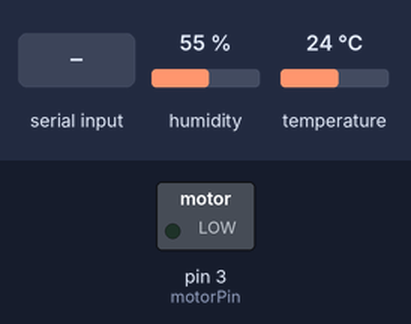
Recording of a sketch running on a simulated Arduino Uno, built with avr-gcc and run on an emulated ATmega328P. On the bench: switched loads named in the sketch (green lamp = pin HIGH). The inputs (shaded band) are chosen by the test bench; at power-on: humidity 55 %, temperature 24 °C. What the sketch prints to the serial monitor is not drawn.

Above: at 1.2 s.
1.3 s: "1" received over Serial
At 1.6 s:
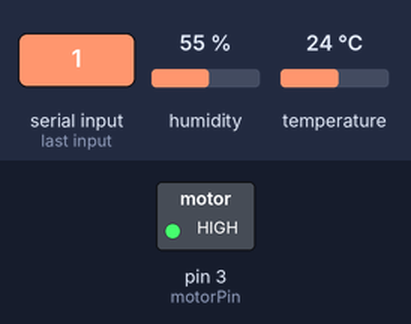
2.8 s: "0" received over Serial
At 3.8 s:
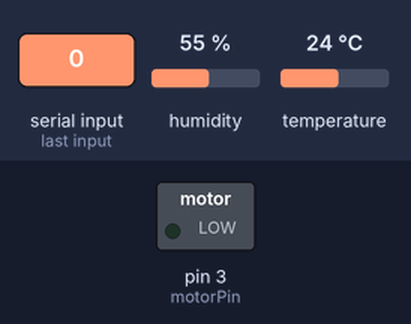
Timing chart, 0 to 5.8 s (numbered marks = the images above; inputs shaded):
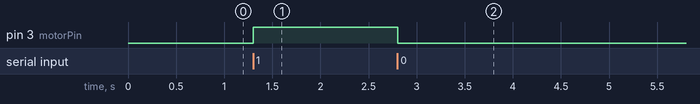

Measured:
- after the input at 1.3 s, pin 3 (motorPin): LOW → HIGH at once
- after the input at 2.8 s, pin 3 (motorPin): HIGH → LOW at once

The sketch:

SmartPlantCare.ino
```cpp
#include <DHT.h>

#define DHTPIN 2      // Pin where the humidity sensor is connected
#define DHTTYPE DHT11  // DHT11 or DHT22, depending on your sensor

int motorPin = 3;  // Pin to control the water motor

DHT dht(DHTPIN, DHTTYPE);

void setup() {
  pinMode(motorPin, OUTPUT);
  Serial.begin(9600);
  dht.begin();
}

void loop() {
   // Delay to stabilize sensor readings

  float humidity = dht.readHumidity();

  // Check if there is Bluetooth data available
  while (Serial.available() > 0) {
    char command = Serial.read();

    // If the received command is '1', turn on the water motor
    if (command == '1') {
      digitalWrite(motorPin, HIGH);  // Turn on the water motor
    }
    // If the received command is '0', turn off the water motor
    else if (command == '0') {
      digitalWrite(motorPin, LOW);   // Turn off the water motor
    }
  }

  Serial.print("Humidity: ");
  Serial.print(humidity);
  Serial.println("%");
}
```
